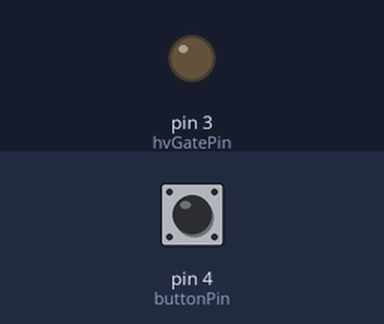
Simulated run of this sketch. Board: Arduino Uno, built with avr-gcc and run on an emulated ATmega328P. Shown: output pins drawn as LEDs (lit = HIGH). Dashed ring = blinking. The test bench sets the inputs (shaded band); at power-on: pin 4 (buttonPin) HIGH.

Above: at 1.2 s.
1.3 s: pin 4 (buttonPin) pulled LOW for 3.2 s
At 2.31 s:
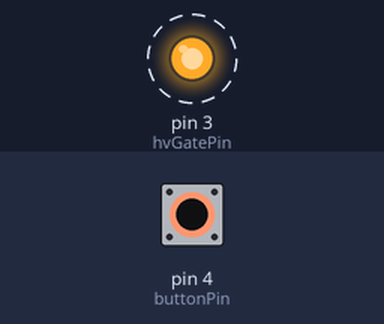
Timing chart, 0 to 5.9 s (numbered marks = the images above; inputs shaded):
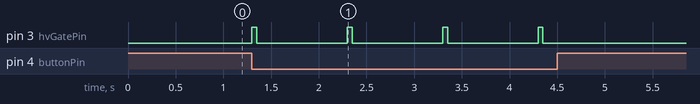

The sketch:

ManualOverride.ino
```cpp
const int buttonPin = 4;
const int hvGatePin = 3;

void setup() {
  pinMode(buttonPin, INPUT_PULLUP);
  pinMode(hvGatePin, OUTPUT);
}

void loop() {
  if (digitalRead(buttonPin) == LOW) {
    digitalWrite(hvGatePin, HIGH);
    delay(50);
    digitalWrite(hvGatePin, LOW);
    delay(950);
  } else {
    digitalWrite(hvGatePin, LOW);
  }
}
```

Measured:
- after the input at 1.3 s, pin 3 (hvGatePin): alternates HIGH for 0.05 s and LOW for 0.95 s, 8 changes in all, then stays LOW, starting at once
